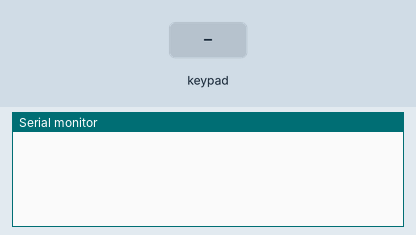
Bench run of a sketch on a simulated Arduino Uno, built with avr-gcc and run on an emulated ATmega328P. Parts: the last lines printed to the serial monitor. The inputs (shaded band) are chosen by the test bench.

Above: at 1.2 s.
1.3 s: key '1' pressed
At 1.9 s:
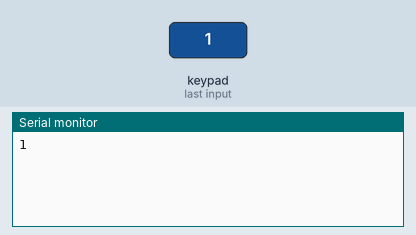
2.8 s: keypad keys 9 8 7 A pressed 0.4 s apart
At 5.3 s:
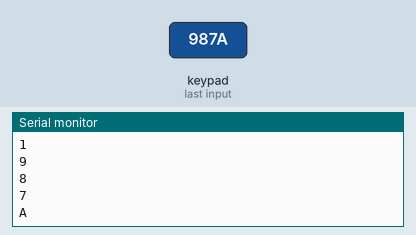
5.9 s: key 'B' pressed
At 6.6 s:
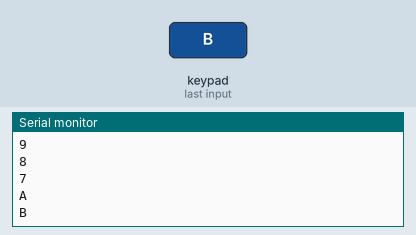
7.4 s: key 'C' pressed
At 7.9 s:
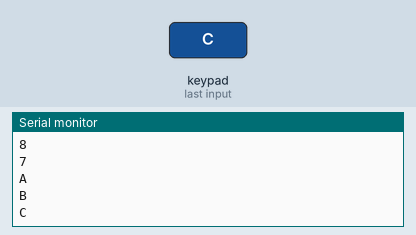
8.9 s: keypad keys 6 5 4 3 pressed 0.4 s apart
At 11.0 s:
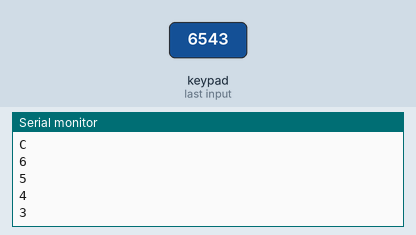
Timing chart, 0 to 12.5 s (numbered marks = the images above; inputs shaded):
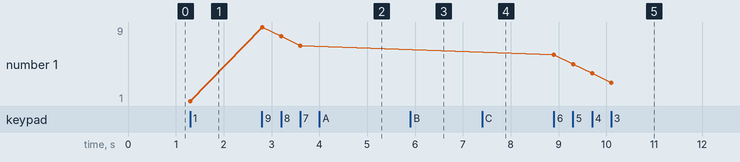

The sketch:

keypad.ino
```cpp
/* @file HelloKeypad.pde
|| @version 1.0
|| @author Alexander Brevig
|| @contact alexanderbrevig@gmail.com
||
|| @description
|| | Demonstrates the simplest use of the matrix Keypad library.
|| #
*/
#include <Keypad.h>
/*
const byte ROWS = 3; //four rows
const byte COLS = 4; //three columns

char keys[COLS][ROWS] = {
  {'1','2','3'},
  {'5','6','7'},
  {'8','9','10'},
  {'11','12','13'}
};
*/

const byte ROWS = 3; //four rows
const byte COLS = 4; //three columns
char keys[ROWS][COLS] = {
  {'1','4','7','A'},
  {'2','5','8','B'},
  {'3','6','9','C'},
};


byte rowPins[ROWS] = {9,8,7}; //{6, 5, 4, 3}; //connect to the row pinouts of the keypad
byte colPins[COLS] = {6,5,4,3}; //{9, 8, 7}; //connect to the column pinouts of the keypad

//Keypad keypad = Keypad( makeKeymap(keys), rowPins, colPins, ROWS, COLS );
Keypad keypad = Keypad( makeKeymap(keys), rowPins, colPins, ROWS, COLS );

void setup(){
  Serial.begin(9600);
}

void loop(){
  char key = keypad.getKey();

  if (key){
    Serial.println(key);
  }
}
```

Measured:
- after the input at 1.3 s, the serial monitor: prints a new line at once (image 1)
- after the input at 2.8 s, the serial monitor: prints a new line at once (image 2)
- after the input at 5.9 s, the serial monitor: prints a new line at once (image 3)
- after the input at 7.4 s, the serial monitor: prints a new line at once (image 4)
- after the input at 8.9 s, the serial monitor: prints a new line at once (image 5)
- plotted number 1: 1 → 7 after the input at 2.8 s, 7 → 3 after the input at 8.9 s
